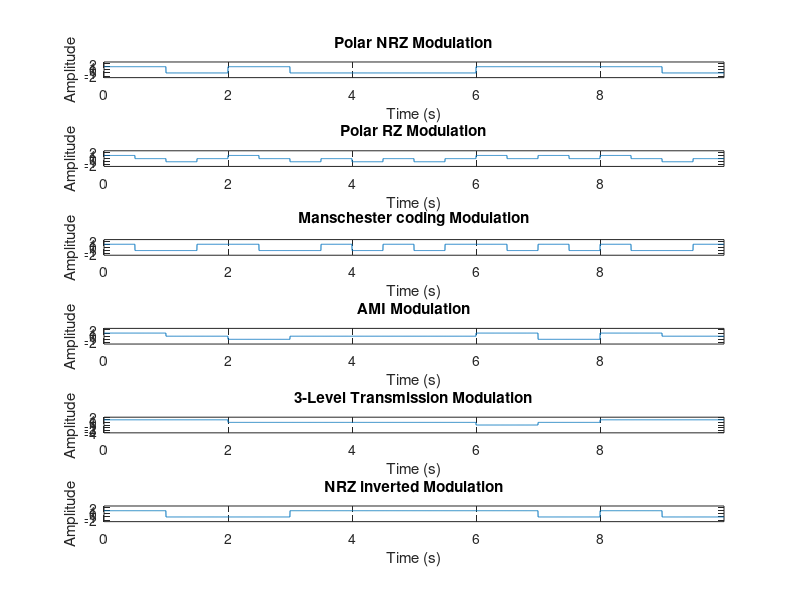

Write the MATLAB code that produced this figure. (Note: this script raises an error after producing the figure.)
clear all;
clc;

seq = randi([0 1], 1, 10);

Rb = 1; % bit rate
Tb = 1/Rb; % bit duration
Fs = 500; % sampling frequency in Hz
f = 0:0.01:2*Rb; % frequency range
a = 1; % PSD amplitude

t = linspace(0, Tb*length(seq), length(seq)*Fs+1);
t = t(1:end-1); % remove the last point to make sure that t and y have
                % the same length

%----------------- polar NRZ ---------------%
for i = 1:length(seq)
    if seq(i) == 0
        y((i-1)*Fs+1:i*Fs) = -1;
    else
        y((i-1)*Fs+1:i*Fs) = 1;
    end
end

subplot(6, 1, 1);
plot(t, y);
axis([0 t(end) -2.5 2.5]);
xlabel('Time (s)');
ylabel('Amplitude');
title('Polar NRZ Modulation');
%----------------- polar NRZ ---------------%

%----------------- polar RZ ----------------%
for i = 1:length(seq)
  if seq(i) == 0
    y((i-1)*Fs+1:(i-0.5)*Fs) = -1;
    y((i-0.5)*Fs+1:i*Fs) = 0;
  else
    y((i-1)*Fs+1:(i-0.5)*Fs) = 1;
    y((i-0.5)*Fs+1:i*Fs) = 0;
  end
end

subplot(6, 1, 2);
plot(t, y);
axis([0 t(end) -2.5 2.5]);
xlabel('Time (s)');
ylabel('Amplitude');
title('Polar RZ Modulation');
%----------------- polar RZ ---------------%

%---------- Manschester coding ------------%
for i = 1:length(seq)
  if seq(i) == 1
    y((i-1)*Fs+1:(i-0.5)*Fs) = 1;
    y((i-0.5)*Fs+1:i*Fs) = -1;
  else
    y((i-1)*Fs+1:(i-0.5)*Fs) = -1;
    y((i-0.5)*Fs+1:i*Fs) = 1;
  end
end

subplot(6, 1, 3);
plot(t, y);
axis([0 t(end) -2.5 2.5]);
xlabel('Time (s)');
ylabel('Amplitude');
title('Manschester coding Modulation');
%--------- Manschester coding --------%

%----------------- AMI ---------------%
last_bit = 1; % will be used to check if the last 1-bit represented as 1 or -1
for i = 1:length(seq)
    if seq(i) == 0
        y((i-1)*Fs+1:i*Fs) = 0;
    else
        y((i-1)*Fs+1:i*Fs) = last_bit;
        last_bit = -1 * last_bit;
    end
end

subplot(6, 1, 4);
plot(t, y);
axis([0 t(end) -2.5 2.5]);
xlabel('Time (s)');
ylabel('Amplitude');
title('AMI Modulation');
%----------------- AMI ---------------%

%------- 3-level transmission --------%
last_bit = 0;
alter = [1 0 -1 0];
j = 1;
for i = 1:length(seq)
    if seq(i) == 0
        y((i-1)*Fs+1:i*Fs) = last_bit;
    else
         y((i-1)*Fs+1:i*Fs) = alter(j);
         last_bit = alter(j);
         j = j + 1;
         if j > length(alter)
             j = 1;
         end
    end
end

subplot(6, 1, 5);
plot(t, y);
axis([0 t(end) -4 2]);
xlabel('Time (s)');
ylabel('Amplitude');
title('3-Level Transmission Modulation');
%------- 3-level transmission --------%

%--------------- NRZ inverted --------------%
 last_bit = 1 ;
 for i = 1:length(seq)
    if seq(i) == 0
        y((i-1)*Fs+1:i*Fs) = last_bit;
    else
        y((i-1)*Fs+1:i*Fs) = -1 * last_bit;
        y((i-1)*Fs+1:i*Fs) = last_bit;
        last_bit = -1 * last_bit;
    end
 end
subplot(6, 1, 6);
plot(t, y);
axis([0 t(end) -2.5 2.5]);
xlabel('Time (s)');
ylabel('Amplitude');
title('NRZ inverted Modulation');
%--------------- NRZ inverted --------------%

% Add super-title
seq_str = num2str(seq);
main_title = sprintf('Sequence: %s', seq_str);
sgtitle(main_title);

%----------------------------------
%           PSD plots
%----------------------------------
arg = f * Tb;
P_NRZ = (a^2) * Tb * sinc(arg) .* sinc(arg); 
P_RZ = (a^2 / 2) * ((sinc(arg/2)).* (sinc(arg/2)));
P_MAN = a^2 * Tb * (sinc(arg/2)).^2 .* (sin(pi*arg/2)).^2;
P_AMI = (a^2 / (2*Tb)) * (sinc(2 * pi * arg / Tb)).^2;
P_3LT = (a^2/Tb) * (0.5 * ((sin(pi*arg)./(pi*arg)).^2) + ...
    ((1./(pi*arg)).^2) .* ((sin(2*pi*arg)./2).^2));
P_RZ_inv = ((a^2 * Tb) / 2) * (sinc(f * Tb)).^2 .* (1 + cos(pi * f * Tb));
    
figure(2)
hold on

plot(f,P_NRZ,'r', 'LineWidth', 1.5)
plot(f,P_RZ,'g', 'LineWidth', 1.5)
plot(f,P_MAN,'b', 'LineWidth', 1.5)
plot(f,P_AMI,'k', 'LineWidth', 1.5)
plot(f, P_3LT, 'm', 'LineWidth', 1.5)
plot(f, P_RZ_inv, 'c', 'LineWidth', 1.5)

grid on
box on
xlabel('Frequency')
ylabel('Power Spectral Density')
title('PSD for the Line Codes')
legend('PSD for Polar NRZ Signal','PSD for polar RZ Signal',...
    'PSD for Manchester Signal', 'PSD for AMI',...
    'PSD for 3-level transmission', 'PSD for NRZ inverted');
